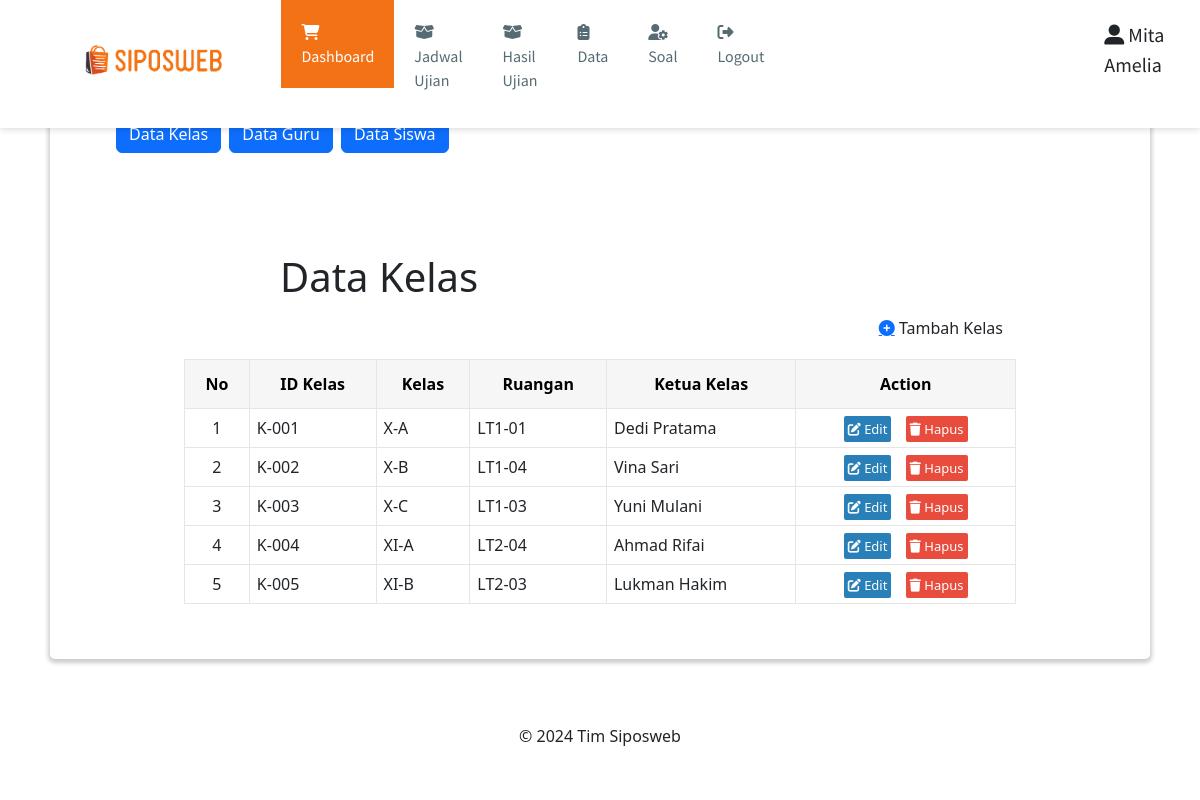
The page /dataKelas.php (signed in) on the database its author committed.
### tables this page shows
CREATE TABLE `kelas` (
  `id_kelas` varchar(10) NOT NULL,
  `kelas` varchar(30) NOT NULL,
  `ruangan` varchar(10) NOT NULL,
  `ketua_kelas` varchar(30) NOT NULL
);

### dataKelas.php (the view, shortened to what this page needs)
<?php include "header.php"; ?>
<main>
	<div>
		<ul style="display: flex;">
			<li class="mx-1"><a class="btn btn-primary" href="dataKelas.php">Data Kelas</a></li>
			<li class="mx-1"><a class="btn btn-primary" href="dataGuru.php">Data Guru</a></li>
			<li class="mx-1"><a class="btn btn-primary" href="dataSiswa.php">Data Siswa</a></li>
		</ul>
		<div>
			<h1 style="margin-left: 200px; margin-top: 100px;">Data Kelas</h1>
		</div>
	</div>
	<div class="content-produk">
		<button class="btn btn-tambahkan-produk" id="btn-tambahkan-produk" data-bs-toggle="modal" data-bs-target="#addKelas"><a class="fas fa-plus-circle"></a> Tambah Kelas</i></button>
		<div style="height: 50px;"></div>
		<table class="table-produk">
			<tr>
				<th class="text-center align-middle">No</th>
				<th class="text-center align-middle">ID Kelas</th>
				<th class="text-center align-middle">Kelas</th>
				<th class="text-center align-middle">Ruangan</th>
				<th class="text-center align-middle">Ketua Kelas</th>
				<th class="text-center align-middle" colspan="2">Action</th>
			</tr>
			<?php
			$ambildata = mysqli_query($mysqli, "SELECT * FROM kelas;");
			$i = 1;
			while ($data = mysqli_fetch_array($ambildata)) {
			?>
				<tr>
					<td style="text-align: center;"><?= $i; ?></td>
					<td><?= $data["id_kelas"]; ?></td>
					<td><?= $data["kelas"]; ?></td>
					<td><?= $data['ruangan']; ?></td>
					<td><?= $data['ketua_kelas']; ?></td>
					<td style="text-align: center;">
						<a href="#" class="action-edit" data-bs-toggle="modal" data-bs-target="#edit<?= $data['id_kelas']; ?>"><i class="fas fa-edit"></i> Edit</a>
						<a href="#" class="action-hapus" data-bs-toggle="modal" data-bs-target="#delete<?= $data['id_kelas']; ?>"><i class="fas fa-trash"></i> Hapus</a>
					</td>
				</tr>
			<?php
				$i++;
			}
			?>
		</table>
	</div>
</main>
<?php include "footer.php"; ?>

### assets/styles/style.css (style rules this page uses)
body { font-family: 'Lato', sans-serif; color: #585858; background: #E7EFF2; }
main { background: white; box-shadow: 0 2px 4px 2px rgba(0, 0, 0, 0.2); border-radius: 5px; padding: 30px; margin: 85px 50px 30px; }
.btn { cursor: pointer; border: 1.5px solid #F47216; padding: 10px; border-radius: 5px; transition: 0.5s; font-weight: 600; text-decoration: none; }
.btn-tambahkan-produk, .btn-tambahkan-transaksi { background-color: #F47216; color: white; float: right; }
.table-produk, .table-laporan { margin: auto; margin-bottom: 25px; width: 100%; }
.table-produk td, .table-laporan td { border: 1.5px solid #E5E5E5; padding: 7px; }
.table-produk th, .table-laporan th { color: #000; background-color: #F6F6F6; border: 1.5px solid #E5E5E5; padding: 12px 10px; font-weight: 600; text-decoration: none; }
.content-produk, .content-laporan { width: 80%; margin: auto; }
.action-hapus, .action-edit, .action-detail { text-decoration: none; color: white; padding: 4px; margin: 5px; font-size: 13px; border-radius: 2px; }
.action-hapus { background-color: #e74c3c; }
.action-edit, .action-detail { background-color: #2980b9; }

### rows shown on the page
kelas: id_kelas "K-001", kelas "X-A", ruangan "LT1-01", ketua_kelas "Dedi Pratama"
kelas: id_kelas "K-002", kelas "X-B", ruangan "LT1-04", ketua_kelas "Vina Sari"
kelas: id_kelas "K-003", kelas "X-C", ruangan "LT1-03", ketua_kelas "Yuni Mulani"
kelas: id_kelas "K-004", kelas "XI-A", ruangan "LT2-04", ketua_kelas "Ahmad Rifai"
kelas: id_kelas "K-005", kelas "XI-B", ruangan "LT2-03", ketua_kelas "Lukman Hakim"

### other values the page prints
$_SESSION['fullname'] "Mita Amelia"
